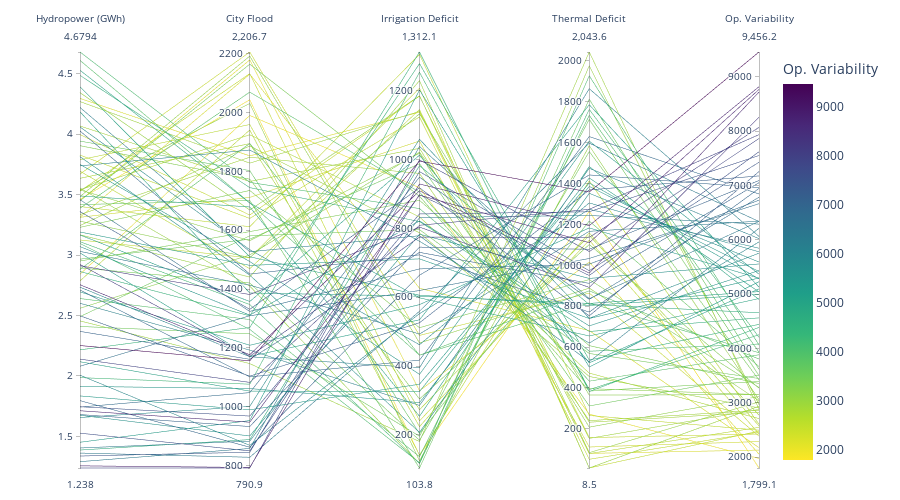
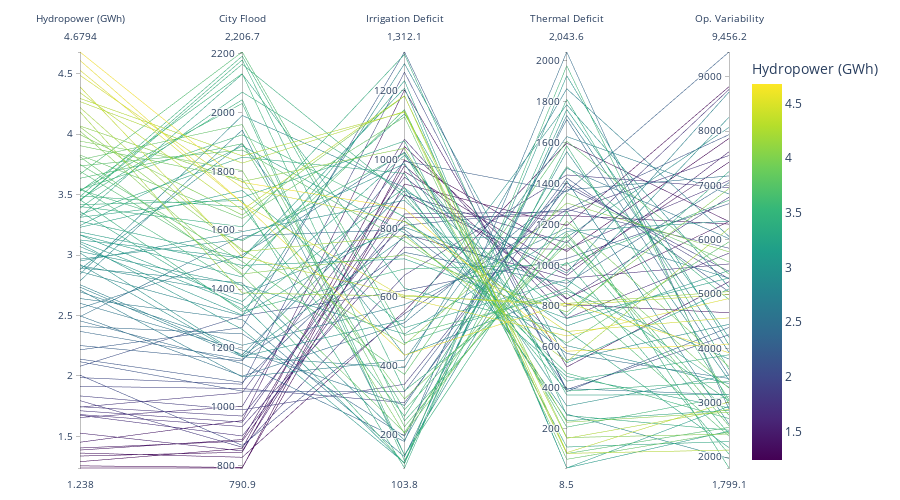

Source (notebook cell) for these figures, in order:
### Markdown cell above
## Water Availability Over Time: Seeing the Strategies in Action

### From Numbers to Understanding

The Pareto front shows us **what** trade-offs exist, but not **how** they arise. Time series visualizations reveal **why** different solutions perform differently.

### Four Representative Strategies (including Smoothest)

We select four solutions from different regions of the Pareto front:

| Strategy | Philosophy | Expected Behavior |
|----------|------------|-------------------|
| **Smoothest** | Minimize variability, stable operations | Consistent release pattern, may sacrifice performance |
| **Low Flood Risk** | Conservative release, prioritize safety | Low reservoir releases, less flooding at city |
| **Balanced** | Middle ground | Moderate releases, accepts some flooding and deficits |
| **High Power** | Aggressive release, maximize energy | High releases, more flooding, may be erratic |

### What to Look For

**1. Turbine Flow (KEY for smoothness comparison)**
- Compare the "Smoothest" line to others
- How much more consistent is the smooth solution?
- What performance does it sacrifice?

**2. Reservoir Storage**
- Does it hit capacity (150 units)? → Spillage at reservoir
- Does it hit dead storage (10 units)? → No water available
- Does the smoothest solution have gentler storage swings?

**3. Deficit Patterns**
- Does smooth operation lead to more deficits?
- Or can smooth solutions still meet demands?

**4. Trade-off Visibility**
- The time series make the smoothness trade-off **tangible**
- Students can see what "release variability" actually means

### Code cell
# Create DataFrame with all 5 objective scores
df_pareto = pd.DataFrame({
    "Hydropower (GWh)": hp,
    "City Flood": fl,
    "Irrigation Deficit": irr_def,
    "Thermal Deficit": therm_def,
    "Op. Variability": op_var,  # Combined smoothness metric
})

# Interactive parallel coordinates plot with Plotly - now with 5 dimensions
fig = px.parallel_coordinates(
    df_pareto,
    color="Op. Variability",  # Color by combined smoothness to highlight the new dimension
    color_continuous_scale="Viridis_r",  # Reversed so lower (smoother) = brighter
    dimensions=["Hydropower (GWh)", "City Flood", "Irrigation Deficit", "Thermal Deficit", "Op. Variability"],
    title=" ",
)

fig.update_layout(
    height=500,
    margin=dict(l=80, r=80, t=50, b=30),
)

fig.show()

# Also show one colored by hydropower for comparison
fig2 = px.parallel_coordinates(
    df_pareto,
    color="Hydropower (GWh)",
    color_continuous_scale="Viridis",
    dimensions=["Hydropower (GWh)", "City Flood", "Irrigation Deficit", "Thermal Deficit", "Op. Variability"],
    title=" ",
)

fig2.update_layout(
    height=500,
    margin=dict(l=80, r=80, t=50, b=30),
)

fig2.show()
